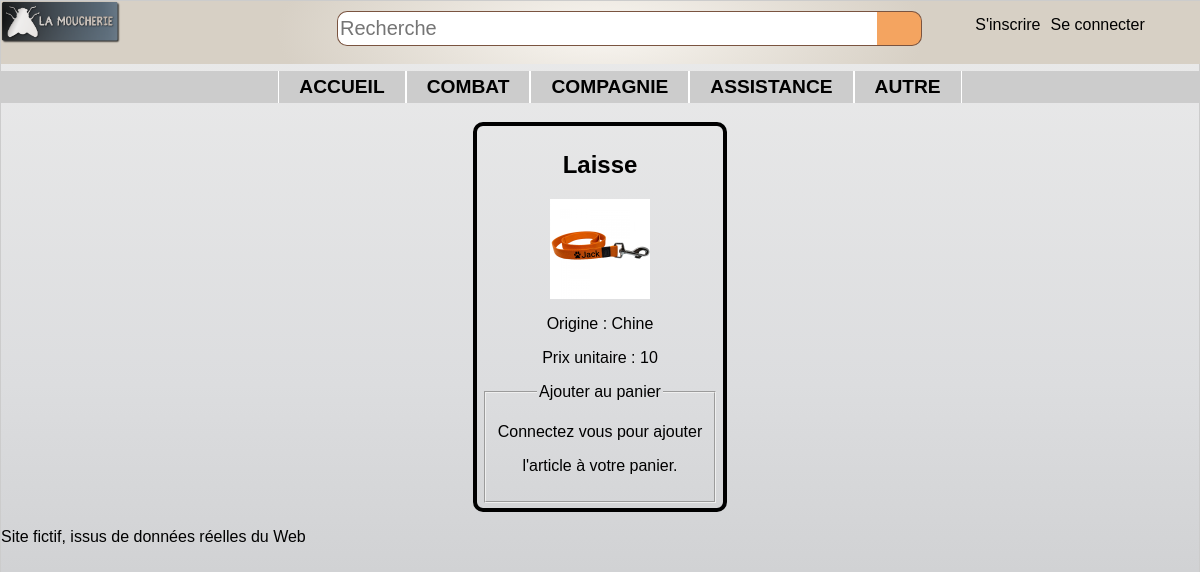
The app's page /controler/main.ctrl.php?cat=0&refArticle=36 with its own data.
### tables this page shows
CREATE TABLE categorie (
	id INTEGER PRIMARY KEY,
	nom TEXT,
	pere INTEGER,
	FOREIGN KEY(pere) REFERENCES categorie(id)
);

CREATE TABLE article (
	ref INTEGER PRIMARY KEY,
	libelle TEXT,
	description TEXT,
	categorie INTEGER,
	prix REAL,
	image TEXT,
	FOREIGN KEY(categorie) REFERENCES categorie(id)
);

### controler/article.ctrl.php (called while the page is built, shortened)
<?php
$article = $dao->getArticle($_GET['refArticle']);
$PATH = '../view/imgArticles/';
$img = $PATH.$article->image;
include("../view/article.view.php");
?>

### model/DAO.class.php (called while the page is built, shortened)
<?php
    $dao = new DAO();
    class DAO {
        private $db;
        function __construct() {
            try {
              $this->db = new PDO('sqlite:../data/db/lamoucherie.db');
            }
            catch (PDOException $e){
              die("erreur de connexion:".$e->getMessage());
            }
        }
        function getArticle( int $ref){
          $req = "SELECT * FROM article WHERE ref=$ref";
          $descripteur = $this->db->query($req);
          $result = $descripteur->fetchAll(PDO::FETCH_CLASS, 'Article');
          return $result[0];
        }
        function getAllCat() : array {
            $catPere = "SELECT * FROM categorie WHERE id=pere";
            $descripteur = $this->db->query($catPere);
            $resCatPere = $descripteur->fetchAll(PDO::FETCH_CLASS, 'Categorie');
            $resultat = array();
            foreach ($resCatPere as $key => $value) {
              $sousCatPere = "SELECT * FROM categorie WHERE pere=$value->id AND id!=pere";
              $descripteur = $this->db->query($sousCatPere);
              $resSousCatPere = $descripteur->fetchAll(PDO::FETCH_CLASS, 'Categorie');
              array_unshift($resSousCatPere, $value);
              $resultat[] = $resSousCatPere;
            }
            return $resultat;
        }
    }
    ?>

### view/article.view.php (the view, shortened to what this page needs)
<?php
include("../view/header.php");
echo '<section class="article">';
  echo"<div>";
    echo "<h2>$article->libelle</h2>";
    echo "<p><img src='$img' /></p>";
    echo "<p>$article->description</p>";
    echo "<p>Prix unitaire : $article->prix</p>";
    echo"<fieldset>";
      echo"<legend> Ajouter au panier </legend>";
      if ($userConnected){
        echo "<form action=\"../controler/main.ctrl.php\" method=\"get\">";
          echo "<input type=\"hidden\" name=\"cat\" value=\"$cat\">";
          echo "<input type=\"hidden\" name=\"refArticle\" value=\"$article->ref\">";
          echo "<input type=\"number\" name=\"nb\" step=\"1\" value=\"1\" min=\"1\" max=\"50\">";
          echo "<input type=\"submit\" value=\"Valider\">";
        echo "</form>";
      }else{
        echo "<p>Connectez vous pour ajouter</p>";
        echo "<p>l'article à votre panier.</p>";
      }
    echo"</fieldset>";
  echo"</div>";
echo '</section>';
include("../view/footer.php");
?>

### view/header.php (shortened to what this page needs)
<html>
<head>
  <link rel="stylesheet" type="text/css" href="../view/design/style.css">
</head>
<body class="bridge">
  <header>
    <img src="../view/design/logo-moucherieTrans.png" alt="logo-moucherieTrans">
    <form class="formulaire" action="index.html" method="post">
      <input class="champ" type="text" placeholder="Recherche"/>
      <input class="bouton" type="button" value=" " />
    </form>
  </header>
  <nav class="connexion">
    <ul>
      <?php
          if ($userConnected){
            echo "<li>MON COMPTE";
              echo "<ul>";
                echo "<li><a href=\"../controler/main.ctrl.php?panier=1\">Mon panier</a></li>";
                echo "<li><a href=\"../controler/main.ctrl.php?infocompte=1\">Information compte</a></li>";
                if(  $_SESSION['statut'] == 'admin'){
                  echo "<li><a href=\"../controler/main.ctrl.php?admin=1\">Administration</a></li>";
                }
                echo "<li><a href=\"../controler/main.ctrl.php?deconnexion=1\">Déconnexion</a></li>";
              echo "</ul>";
            echo "</li>";
          }else{
            echo "<li><a href=\"../controler/main.ctrl.php?inscription=1\">S'inscrire</a></li>";
            echo "<li><form action=\"../controler/main.ctrl.php\" method=\"get\">Se connecter";
            echo "</form></li>";
          }
       ?>
    </ul>
  </nav>
  <nav class="menu">
    <ul>
      <li><a href="../controler/main.ctrl.php">accueil</a></li>
      <?php
        foreach ($listeCategorie as $key => $value) {
          if (sizeof($value)>1){
            $catPere = $value[0]->nom;
            $numCat = $value[0]->id;
            echo"<li><a href=\"../controler/main.ctrl.php?cat=$numCat\">$catPere</a>";
            echo"</li>";
          }else{
            $catPere = $value[0]->nom;
            $numCat = $value[0]->id;
            echo"<li><a href=\"../controler/main.ctrl.php?cat=$numCat\">$catPere</a></li>";
          }
        }
      ?>
    </ul>
  </nav>

### view/design/style.css (style rules this page uses)
.bridge { background-image: -webkit-linear-gradient(top, #EBEBEB 0%, #DCDDDF 48%, #C4C5C7 99%); background-image: linear-gradient(-180deg, #EBEBEB 0%, #DCDDDF 48%, #C4C5C7 99%); margin: 0px; }
body { font-family: HelveticaNeueW01-Thin,HelveticaNeueW02-Thin,HelveticaNeueW10-35Thin,sans-serif; margin: auto; border: 1px solid #CCC; box-shadow: 10px 10px 5px #888888; }
header { font-size:large; font-weight: bolder; width: 100%; border-left: none; border-right: none; margin: 0px; margin-top: 0px; padding: 0px; display: flex; position: fixed; justify-content: space-between; background-image: -webkit-radial-gradient(27% 185%, #F9F6F1 0%, #D7D0C5 100%); background-image: radial-gradient(27% 185%, #F9F6F1 0%, #D7D0C5 100%); }
.formulaire { display:flex; justify-content: flex-start; width: 50%; height: 35px; margin-top: 10px; margin-right: 22%; }
.formulaire .champ { width: 90%; height:35px; background-color: #ffff; border: solid 1px #7a5440; border-right: solid 0px; border-radius: 10px; border-top-right-radius: 0px; border-bottom-right-radius: 0px; font-family: arial, verdana, sans-serif; font-size: 20px; margin: 0px; padding: 2px; }
.formulaire .bouton { background-color: #F4A460; background-repeat: no-repeat; border-radius: 10px,10px,0px,0px; width: 45px; height: 100%; padding: 0px; margin: 0px; border-left: solid 0px; border-radius: 10px; border-top-left-radius: 0px; border-bottom-left-radius: 0px; vertical-align: top; border: solid 1px #7a5440; border-left: solid 0px; }
.connexion { width: 300px; height: auto; position: fixed; top : 0px; right: 10px; }
.connexion ul { list-style-type:none; display : flex; justify-content: center; }
.connexion ul li a { display: inline-block; margin-right: 10px; }
header img { width: 10%; height: 50%; }
.menu ul { background: #CCCCCC; font-size: 1.2em; list-style-type:none; display : flex; justify-content: center; margin-top : 70px; font-weight: bold; text-transform: uppercase; color : black; }
.menu ul li a { display: inline-block; padding:5px 20px; border-left: 1px solid white; border-right: 1px solid white; }
li a:link { text-decoration:none; color : black; }
section { display: flex; margin: auto; flex-wrap: wrap; justify-content :center; max-width: 840px; }
section div img { width: 100px; height: 100px; }
.article div { border: 4px solid black; border-radius: 10px; text-align: center; padding : 5px; }

### records on screen
categorie: nom "COMBAT"
categorie: nom "COMPAGNIE"
categorie: nom "ASSISTANCE"
categorie: nom "AUTRE"
article: libelle "Laisse", image (picture), description "Origine : Chine", prix "10"
